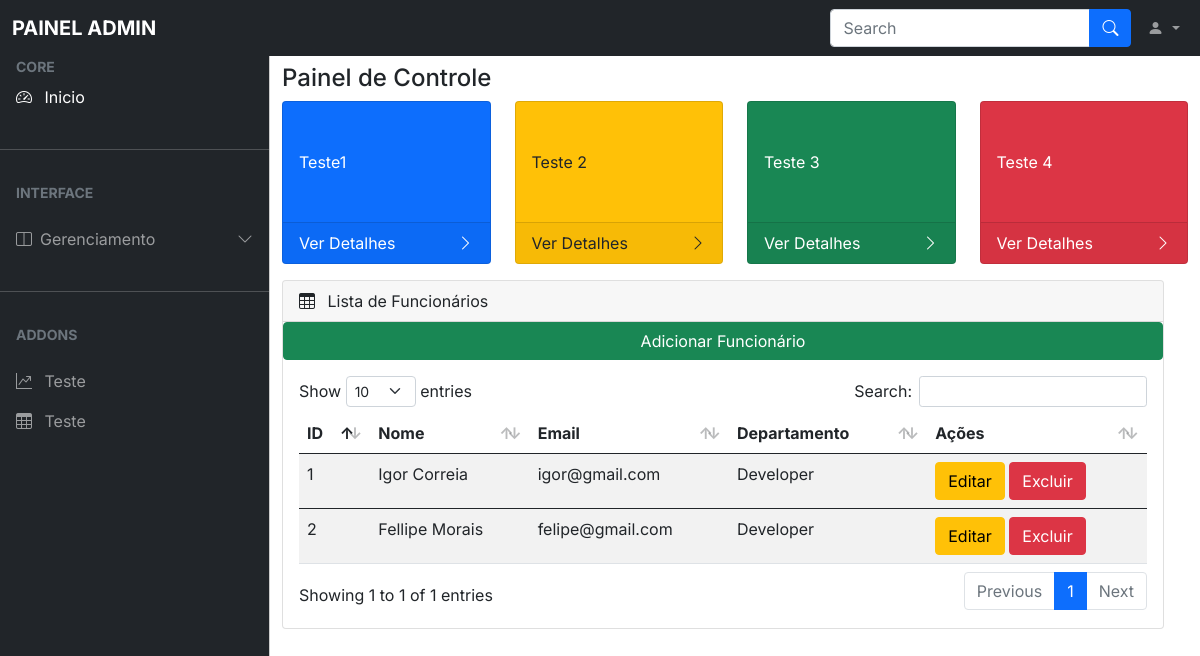
The app's page /employee/, older data.
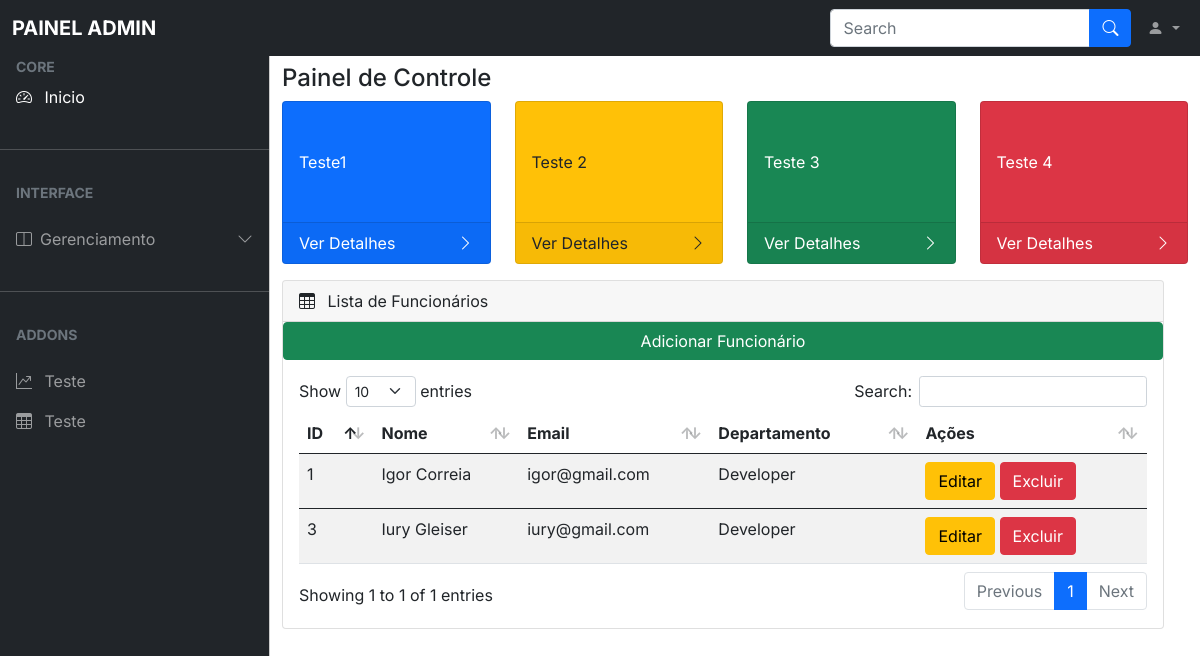
The same page, newer data.
### portal/models.py (models this page shows, shortened)
class Employee(models.Model):
    nome = models.CharField(max_length=255)
    email = models.EmailField()
    department = models.CharField(max_length=255)

### portal/views.py (the view)
# urls.py: path('employee/', views.employee, name='employee'),
def employee(request):
    employees = Employee.objects.all()
    busca = request.GET.get('search')
    if busca:
        employees = employees.filter(nome__icontains=busca)
    return render(request, 'portal/employee.html', {'employees': employees})

### portal/templates/portal/employee.html
{% extends 'base.html' %}
{% block content %}
<div class="row">
    <div class="col-md-12 mb-3">
        <div class="card">
            <div class="card-header">
                <span><i class="bi bi-table me-2"></i></span> Lista de Funcionários
            </div>
            <a class="btn btn-success" href="{% url 'employee_add' %}">Adicionar Funcionário</a>
            <div class="card-body">
                <div class="table-responsive">
                    <table
                            id="example"
                            class="table table-striped data-table"
                            style="width: 100%"
                    >
                        <thead>
                        <tr>
                            <th>ID</th>
                            <th>Nome</th>
                            <th>Email</th>
                            <th>Departamento</th>
                            <th>Ações</th>
                        </tr>
                        </thead>
                        <tbody>
                        {% for employee in employees %}
                        <tr>
                            <td>{{ employee.id }}</td>
                            <td>{{ employee.nome }}</td>
                            <td>{{ employee.email }}</td>
                            <td>{{ employee.department}}</td>
                            <td>
                                <a class="btn btn-warning" href="{% url 'employee_edit' employee.id %}">Editar</a>
                                <a class="btn btn-danger" href="{% url 'employee_delete' employee.id %}"
                                   onclick="return confirm('Tem certeza que deseja excluir?')">Excluir</a>
                            </td>
                        </tr>
                        </tbody>
                        {% endfor %}
                    </table>
                </div>
            </div>
        </div>
    </div>
</div>
</main>
{% endblock %}

### portal/templates/base.html (shortened to what this page needs)
<!DOCTYPE html>
{% load static %}
<html lang="pt-br">
<head>
    <link rel="stylesheet" href={% static "css/bootstrap.min.css" %}/>
    <link rel="stylesheet" href="https://cdn.jsdelivr.net/npm/bootstrap-icons@1.4.1/font/bootstrap-icons.css"/>
    <link rel="stylesheet" href={% static "css/dataTables.bootstrap5.min.css" %}/>
    <link rel="stylesheet" href={% static "css/style.css" %}/>
</head>
<body>
<nav class="navbar navbar-expand-lg navbar-dark bg-dark fixed-top">
    <div class="container-fluid">
        <a class="navbar-brand me-auto ms-lg-0 ms-3 text-uppercase fw-bold" href="#">Painel Admin</a>
        <div class="collapse navbar-collapse" id="topNavBar">
            <form class="d-flex ms-auto my-3 my-lg-0" method="get">
                <div class="input-group">
                    <input id="search" name="search" class="form-control"
                           type="text" placeholder="Search"
                           aria-label="Search"/>
                    <button class="btn btn-primary" id="button-addon1" value="search" type="submit">
                        <i class="bi bi-search"></i>
                    </button>
                </div>
            </form>
            <ul class="navbar-nav">
                <li class="nav-item dropdown">
                    <a
                            class="nav-link dropdown-toggle ms-2"
                            href="#"
                            role="button"
                            data-bs-toggle="dropdown"
                            aria-expanded="false"
                    >
                        <i class="bi bi-person-fill"></i>
                    </a>
                </li>
            </ul>
        </div>
    </div>
</nav>
<div
        class="offcanvas offcanvas-start sidebar-nav bg-dark"
        tabindex="-1"
        id="sidebar"
>
    <div class="offcanvas-body p-0">
        <nav class="navbar-dark">
            <ul class="navbar-nav">
                <li>
                    <div class="text-muted small fw-bold text-uppercase px-3">
                        CORE
                    </div>
                </li>
                <li>
                    <a href=".." class="nav-link px-3 active">
                        <span class="me-2"><i class="bi bi-speedometer2"></i></span>
                        <span>Inicio</span>
                    </a>
                </li>
                <li class="my-4">
                    <hr class="dropdown-divider bg-light"/>
                </li>
                <li>
                    <div class="text-muted small fw-bold text-uppercase px-3 mb-3">
                        Interface
                    </div>
                </li>
                <li>
                    <a
                            class="nav-link px-3 sidebar-link"
                            data-bs-toggle="collapse"
                            href="#layouts"
                    >
                        <span class="me-2"><i class="bi bi-layout-split"></i></span>
                        <span>Gerenciamento</span>
                        <span class="ms-auto">
                  <span class="right-icon">
                    <i class="bi bi-chevron-down"></i>
                  </span>
                </span>
                    </a>
                </li>
                <li class="my-4">
                    <hr class="dropdown-divider bg-light"/>
                </li>
                <li>
                    <div class="text-muted small fw-bold text-uppercase px-3 mb-3">
                        Addons
                    </div>
                </li>
                <li>
                    <a href="#" class="nav-link px-3">
                        <span class="me-2"><i class="bi bi-graph-up"></i></span>
                        <span>Teste</span>
                    </a>
                </li>
                <li>
                    <a href="#" class="nav-link px-3">
                        <span class="me-2"><i class="bi bi-table"></i></span>
                        <span>Teste</span>
                    </a>
                </li>
            </ul>
        </nav>
    </div>
</div>
<main class="mt-5 pt-3">
    <div class="container-fluid">
        <div class="row">
            <div class="col-md-12">
                <h4>Painel de Controle</h4>
            </div>
        </div>
        <div class="row">
            <div class="col-md-3 mb-3">
                <div class="card bg-primary text-white h-100">
                    <div class="card-body py-5">Teste1</div>
                    <div class="card-footer d-flex">
                        Ver Detalhes
                        <span class="ms-auto">
                  <i class="bi bi-chevron-right"></i>
                </span>
                    </div>
                </div>
            </div>
            <div class="col-md-3 mb-3">
                <div class="card bg-warning text-dark h-100">
                    <div class="card-body py-5">Teste 2</div>
                    <div class="card-footer d-flex">
                        Ver Detalhes
                        <span class="ms-auto">
                  <i class="bi bi-chevron-right"></i>
                </span>
                    </div>
                </div>
            </div>
            <div class="col-md-3 mb-3">
                <div class="card bg-success text-white h-100">
                    <div class="card-body py-5">Teste 3</div>
                    <div class="card-footer d-flex">
                        Ver Detalhes
                        <span class="ms-auto">
                  <i class="bi bi-chevron-right"></i>
                </span>
                    </div>
                </div>
            </div>
            <div class="col-md-3 mb-3">
                <div class="card bg-danger text-white h-100">
                    <div class="card-body py-5">Teste 4</div>
                    <div class="card-footer d-flex">
                        Ver Detalhes
                        <span class="ms-auto">
                  <i class="bi bi-chevron-right"></i>
                </span>
                    </div>
                </div>
            </div>
{% block content %}
{% endblock %}
</body>
</html>

Row changes from the older to the newer data that the page shows:
removed Employee: id "2", nome "Fellipe Morais", email "felipe@gmail.com", department "Developer"
added Employee: id "3", nome "Iury Gleiser", email "iury@gmail.com", department "Developer"
